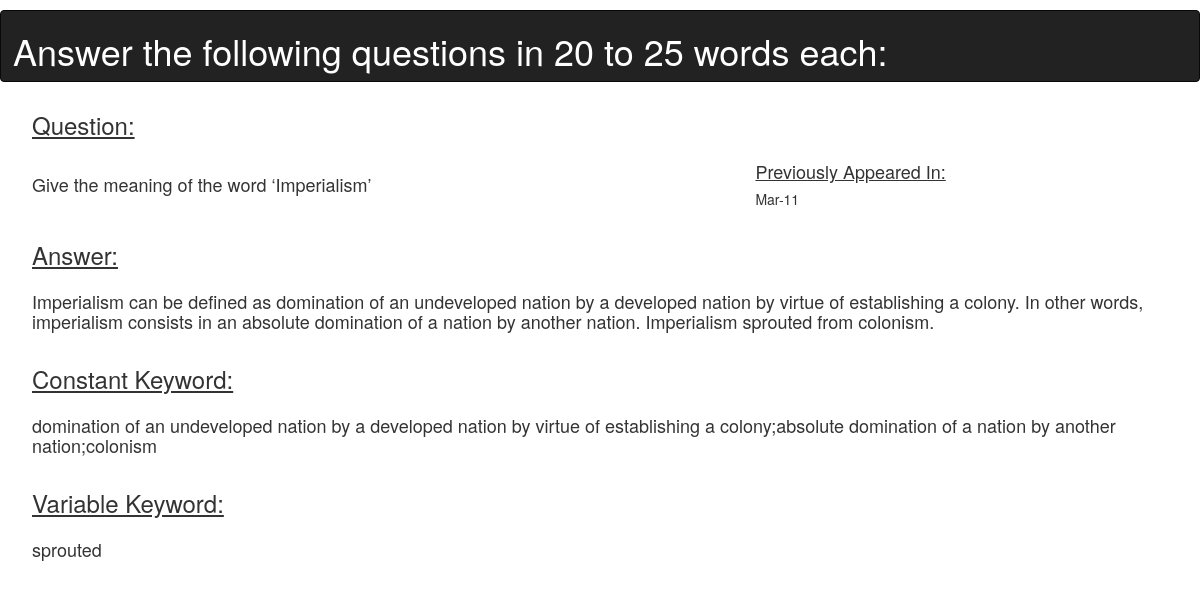
The page /moderator/a10/ on the database its author committed.
### moderator/models.py (models this page shows, shortened)
class Question(models.Model):
    q = models.CharField(max_length=25)
    question = models.CharField(max_length=1000)
    prev_ppr = models.CharField(max_length=25, blank=True, null=True)
    options = models.CharField(max_length=500, blank=True, null=True)
    answer = models.CharField(max_length=5000)
    c_ky = models.CharField(max_length=500, blank=True, null=True)
    v_ky = models.CharField(max_length=500, blank=True, null=True)

### moderator/views.py (the view)
# urls.py: url(r'^a(?P<pk>[0-9]+)/$', views.AnswerTheFollDetailView.as_view(), name='ans_the_foll__detail'),
class AnswerTheFollDetailView(generic.DetailView):
    model = Question
    template_name = 'moderator/ans_the_foll_detail.html'

### moderator/templates/moderator/ans_the_foll_detail.html (shortened to what this page needs)
{% load static %}
<!DOCTYPE html>
<html lang="en">
    <head>
        <link href="{% static 'css/bootstrap.min.css' %}" rel="stylesheet">
        <link rel="stylesheet" href="{% static 'css/sweetalert.css' %}" type="text/css">
        <link rel="stylesheet" href="{% static 'css/style8.css' %}">
    </head>
    <body>
    {% block content %}
        <nav class="navbar navbar-inverse">
            <div class="container_left">
                <h1 style="padding-left: 12px;">Answer the following questions in 20 to 25 words each:</h1>
            </div>
        </nav>
        <br><br><br><br>
        <table width="95%" align="center">
            <tr>
                <td>
                    <h3><u>Question:</u></h3>
                </td>
                <td></td>
                <td></td>
            </tr>
            <tr>
                <td>
                    <h4>{{ question.question }}</h4>
                </td>
                <td></td>
                <td>
                    <h4><u>Previously Appeared In:</u></h4>
                    <h5>{{ question.prev_ppr }}</h5>
                </td>
            </tr>
            <tr>
                <td><h3><u>Answer:</u></h3></td>
            </tr>
            <tr>
                <td colspan="3"><h4>{{ question.answer }}</h4></td>
            </tr>
            <tr>
                <td><h3><u>Constant Keyword:</u></h3></td>
            </tr>
            <tr>
                <td colspan="3"><h4>{{ question.c_ky }}</h4></td>
            </tr>
            <tr>
                <td><h3><u>Variable Keyword:</u></h3></td>
            </tr>
            <tr>
                <td colspan="3"><h4>{{ question.v_ky }}</h4></td>
            </tr>
        </table>
    <br>
    {% endblock %}
    </body>
</html>

### student/static/css/style8.css (style rules this page uses)
table { vertical-align:middle; }
h1,h2 { color: white; }
.navbar { position:fixed; z-index: 100; width: 100%; }
td { padding: 2px; }
.container_left { float: left; }

### rows shown on the page
Question: question "Give the meaning of the word ‘Imperialism’", prev_ppr "Mar-11", answer "Imperialism can be defined as domination of an undeveloped nation by a developed nation by virtue of establishing a colony. In other words, imperialism consists in an absolute domination of a nation by another nation. Imperialism sprouted from colonism.", c_ky "domination of an undeveloped nation by a developed nation by virtue of establishing a colony;absolute domination of a nation by another nation;colonism", v_ky "sprouted"
